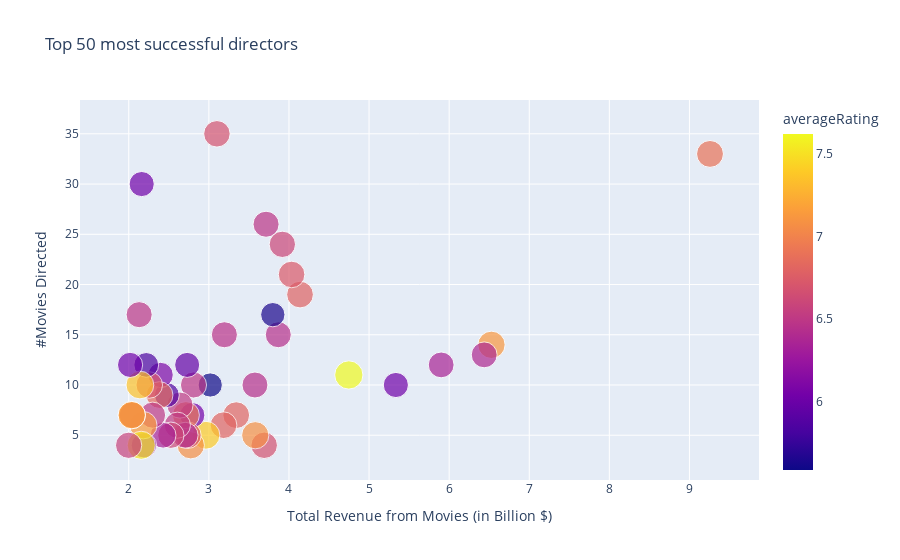

Source (notebook cell):
### Code cell
def plot_director(topk):
    best_director_df = best_director.limit(topk).toPandas()

    # scale down
    best_director_df['totalMovieRevenue'] = best_director_df['totalMovieRevenue'] / 1e9 

    # Plot
    fig = px.scatter(
        best_director_df,
        x='totalMovieRevenue',
        y='movieCount',    
        size='averageRating',  # size proportional to rating
        hover_name='directorName',
        color='averageRating',  
        title=f'Top {topk} most successful directors'
    )

    # Layouyt
    fig.update_layout(
        xaxis=dict(title='Total Revenue from Movies (in Billion $)'),
        yaxis=dict(title='#Movies Directed'),
        showlegend=True 
    )

    # Show the plot
    fig.show()

plot_director(50)

### Figure 1 — Plotly figure (JSON) as saved in the notebook; plotly's stock layout.template omitted (floating-point values rounded to 4 significant figures)
{"data": [{"hovertemplate": "<b>%{hovertext}</b><br><br>totalMovieRevenue=%{x}<br>movieCount=%{y}<br>averageRating=%{marker.color}<extra></extra>", "hovertext": ["Steven Spielberg", "Peter Jackson", "Michael Bay", "James Cameron", "David Yates", "Christopher Nolan", "Robert Zemeckis", "Tim Burton", "Ridley Scott", "Chris Columbus", "Roland Emmerich", "Ron Howard", "Pierre Coffin", "J.J. Abrams", "Gore Verbinski", "George Lucas", "Sam Raimi", "Francis Lawrence", "Clint Eastwood", "Bill Condon", "Joss Whedon", "Bryan Singer", "Carlos Saldanha", "Andrew Stanton", "Chris Renaud", "M. Night Shyamalan", "Sam Mendes", "Tom McGrath", "Jon Favreau", "Andrew Adamson", "Kyle Balda", "Zack Snyder", "Eric Darnell", "Barry Sonnenfeld", "James Wan", "Justin Lin", "John Lasseter", "Shawn Levy", "Conrad Vernon", "Brad Bird", "Steven Soderbergh", "Pete Docter", "David Fincher", "Tony Scott", "Lilly Wachowski", "Lana Wachowski", "John Musker", "Ron Clements", "Brett Ratner", "Anthony Russo"], "legendgroup": "", "marker": {"color": [6.894, 7.121, 6.392, 6.35, 6.03, 7.618, 6.795, 6.733, 6.604, 6.44, 5.641, 6.481, 6.675, 7.08, 6.44, 6.814, 6.467, 6.8, 6.686, 5.59, 7.4, 6.49, 6.043, 7.075, 6.7, 5.967, 6.929, 6.4, 6.513, 6.517, 6.62, 5.867, 6.34, 6.1, 6.844, 6.5, 6.72, 5.85, 6.175, 7.15, 6.03, 7.525, 7.35, 6.482, 6.486, 6.486, 7.143, 7.143, 6.033, 6.575], "coloraxis": "coloraxis", "size": [6.894, 7.121, 6.392, 6.35, 6.03, 7.618, 6.795, 6.733, 6.604, 6.44, 5.641, 6.481, 6.675, 7.08, 6.44, 6.814, 6.467, 6.8, 6.686, 5.59, 7.4, 6.49, 6.043, 7.075, 6.7, 5.967, 6.929, 6.4, 6.513, 6.517, 6.62, 5.867, 6.34, 6.1, 6.844, 6.5, 6.72, 5.85, 6.175, 7.15, 6.03, 7.525, 7.35, 6.482, 6.486, 6.486, 7.143, 7.143, 6.033, 6.575], "sizemode": "area", "sizeref": 0.01905, "symbol": "circle"}, "mode": "markers", "name": "", "orientation": "v", "showlegend": false, "type": "scatter", "x": [9.257, 6.528, 6.437, 5.901, 5.335, 4.747, 4.138, 4.033, 3.918, 3.867, 3.798, 3.714, 3.691, 3.579, 3.575, 3.342, 3.194, 3.183, 3.101, 3.017, 2.964, 2.808, 2.793, 2.774, 2.739, 2.729, 2.714, 2.704, 2.64, 2.607, 2.526, 2.476, 2.429, 2.398, 2.385, 2.297, 2.256, 2.219, 2.189, 2.182, 2.161, 2.156, 2.139, 2.13, 2.043, 2.043, 2.037, 2.037, 2.016, 1.999], "xaxis": "x", "y": [33, 14, 13, 12, 10, 11, 19, 21, 24, 15, 17, 26, 4, 5, 10, 7, 15, 6, 35, 10, 5, 10, 7, 4, 5, 12, 7, 5, 8, 6, 5, 9, 5, 11, 9, 7, 10, 12, 4, 6, 30, 4, 10, 17, 7, 7, 7, 7, 12, 4], "yaxis": "y"}], "layout": {"coloraxis": {"colorbar": {"title": {"text": "averageRating"}}, "colorscale": [[0, "#0d0887"], [0.1111, "#46039f"], [0.2222, "#7201a8"], [0.3333, "#9c179e"], [0.4444, "#bd3786"], [0.5556, "#d8576b"], [0.6667, "#ed7953"], [0.7778, "#fb9f3a"], [0.8889, "#fdca26"], [1, "#f0f921"]]}, "legend": {"itemsizing": "constant", "tracegroupgap": 0}, "showlegend": true, "title": {"text": "Top 50 most successful directors"}, "xaxis": {"anchor": "y", "domain": [0, 1], "title": {"text": "Total Revenue from Movies (in Billion $)"}}, "yaxis": {"anchor": "x", "domain": [0, 1], "title": {"text": "#Movies Directed"}}}}
